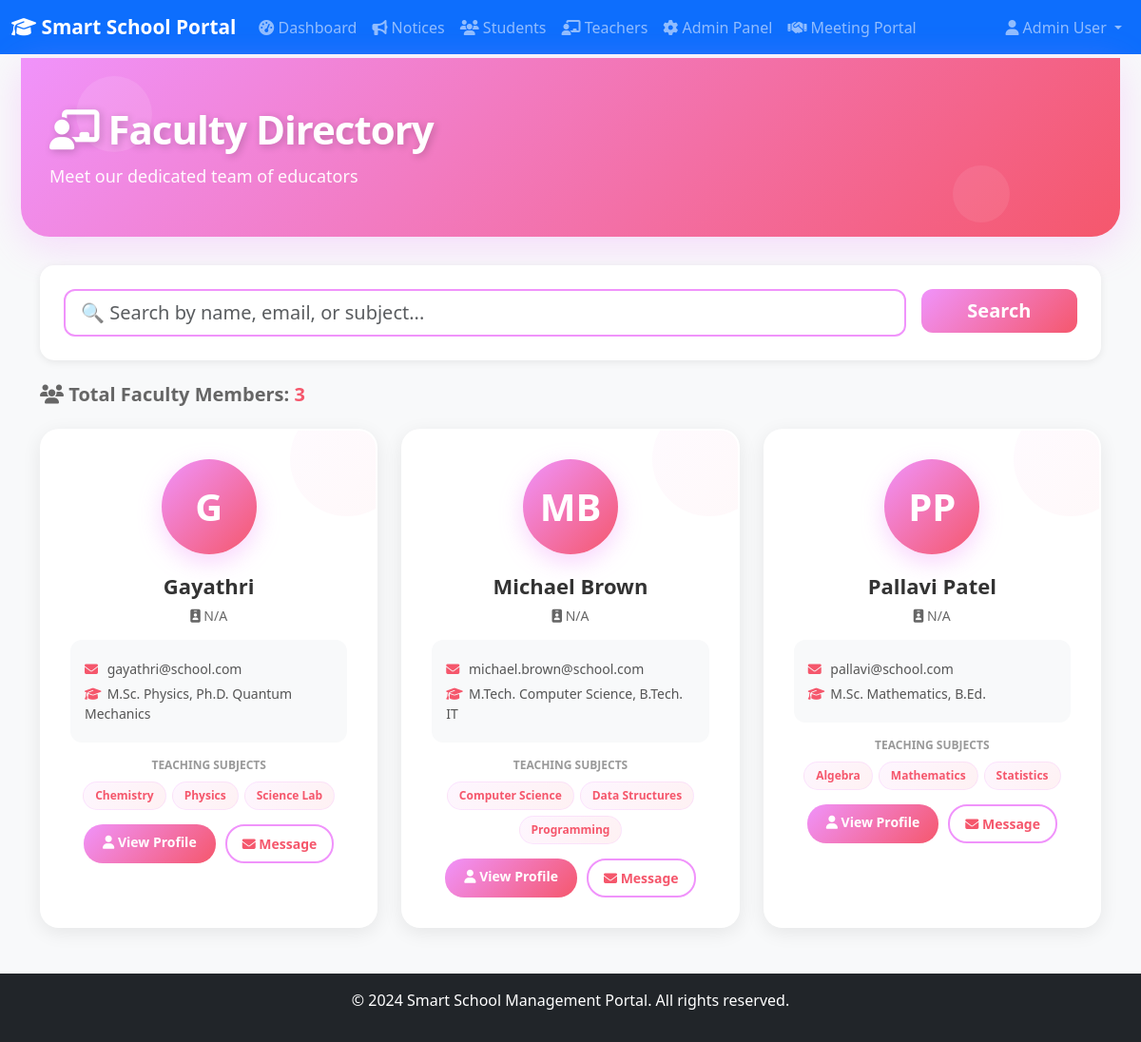
/teachers/ (signed in), run on the app's committed database.
### school/models.py (models this page shows, shortened)
class User(AbstractUser):
    ROLE_CHOICES = (
        ('admin', 'Admin'),
        ('teacher', 'Teacher'),
        ('student', 'Student'),
    )
    role = models.CharField(
        max_length=20,
        choices=ROLE_CHOICES,
        help_text="User role in the system"
    )
    phone = models.CharField(max_length=20, blank=True, null=True)
    address = models.TextField(blank=True, null=True)
    date_of_birth = models.DateField(blank=True, null=True)
    profile_picture = models.ImageField(
        upload_to='profile_pictures/',
        blank=True,
        null=True
    )
    class Meta:
        verbose_name = 'User'
        verbose_name_plural = 'Users'
        ordering = ['username']
    def get_full_name(self):
        full_name = f"{self.first_name} {self.last_name}".strip()
        return full_name if full_name else self.username

class Teacher(models.Model):
    user = models.OneToOneField(
        User,
        on_delete=models.CASCADE,
        related_name='teacher_profile'
    )
    subjects = models.ManyToManyField(
        Subject,
        blank=True,
        related_name='teachers'
    )
    qualification = models.CharField(max_length=200, blank=True, null=True)
    experience_years = models.IntegerField(
        default=0,
        validators=[MinValueValidator(0)]
    )
    joining_date = models.DateField(default=timezone.now)
    is_active = models.BooleanField(default=True)
    class Meta:
        verbose_name = 'Teacher'
        verbose_name_plural = 'Teachers'
        ordering = ['user__first_name', 'user__last_name']

class Subject(models.Model):
    name = models.CharField(
        max_length=100,
        unique=True,
        help_text="Subject name"
    )
    code = models.CharField(
        max_length=20,
        blank=True,
        null=True,
        unique=True,
        help_text="Subject code (e.g., MATH101)"
    )
    description = models.TextField(blank=True, null=True)
    created_at = models.DateTimeField(default=timezone.now)
    class Meta:
        verbose_name = 'Subject'
        verbose_name_plural = 'Subjects'
        ordering = ['name']

### school/views.py (the view, shortened to what this page needs)
# urls.py: path('teachers/', views.teacher_list, name='teacher_list'),
@login_required
def teacher_list(request):
    teachers = Teacher.objects.select_related('user').prefetch_related('subjects').filter(is_active=True)
    search_query = request.GET.get('search', '')
    return render(request, 'school/teacher_list.html', {
        'teachers': teachers,
        'search_query': search_query
    })

### templates/school/teacher_list.html (shortened to what this page needs)
{% extends 'base.html' %}
{% block content %}
<div style="position: relative; margin: -20px -20px 30px -20px; padding: 40px 30px; background: linear-gradient(135deg, #f093fb 0%, #f5576c 100%); border-radius: 0 0 30px 30px; overflow: hidden; box-shadow: 0 10px 40px rgba(240, 147, 251, 0.3);">
    <div style="position: absolute; top: 0; left: 0; width: 100%; height: 100%; overflow: hidden;">
        <div style="position: absolute; width: 80px; height: 80px; background: rgba(255,255,255,0.1); border-radius: 50%; top: 10%; left: 5%; animation: float-particle 15s ease-in-out infinite;"></div>
        <div style="position: absolute; width: 60px; height: 60px; background: rgba(255,255,255,0.08); border-radius: 50%; top: 60%; right: 10%; animation: float-particle 12s ease-in-out infinite 2s;"></div>
    </div>
    <div style="position: relative; z-index: 10; color: white;">
        <h2 style="font-size: 42px; font-weight: 800; margin: 10px 0; text-shadow: 2px 2px 8px rgba(0,0,0,0.2); letter-spacing: -1px;">
            <i class="fas fa-chalkboard-teacher"></i> Faculty Directory
        </h2>
        <p style="font-size: 18px; opacity: 0.95; margin: 10px 0;">
            Meet our dedicated team of educators
        </p>
    </div>
</div>
<div class="row mb-4">
    <div class="col-md-12">
        <div class="card border-0 shadow-sm" style="border-radius: 15px;">
            <div class="card-body" style="padding: 25px;">
                <form method="get" class="row g-3">
                    <div class="col-md-10">
                        <input type="text" name="search" class="form-control form-control-lg" placeholder="🔍 Search by name, email, or subject..." value="{{ search_query }}" style="border-radius: 12px; border: 2px solid #f093fb;">
                    </div>
                    <div class="col-md-2">
                        <button type="submit" class="btn btn-lg w-100" style="background: linear-gradient(135deg, #f093fb 0%, #f5576c 100%); color: white; border: none; border-radius: 12px; font-weight: 700;">
                            Search
                        </button>
                    </div>
                </form>
            </div>
        </div>
    </div>
</div>
<div class="mb-4">
    <h5 style="font-weight: 700; color: #666;">
        <i class="fas fa-users"></i> Total Faculty Members: <span style="color: #f5576c;">{{ teachers.count }}</span>
    </h5>
</div>
{% if teachers %}
    <div style="display: grid; grid-template-columns: repeat(auto-fill, minmax(320px, 1fr)); gap: 25px;">
        {% for teacher in teachers %}
            <div class="teacher-card" style="background: white; border-radius: 20px; padding: 30px; box-shadow: 0 5px 20px rgba(0,0,0,0.08); position: relative; overflow: hidden; transition: all 0.3s; border: 2px solid transparent;" onmouseover="this.style.transform='translateY(-8px)'; this.style.boxShadow='0 12px 35px rgba(240, 147, 251, 0.3)'; this.style.borderColor='#f093fb';" onmouseout="this.style.transform='translateY(0)'; this.style.boxShadow='0 5px 20px rgba(0,0,0,0.08)'; this.style.borderColor='transparent';">
                <div style="position: absolute; top: -30px; right: -30px; width: 120px; height: 120px; background: linear-gradient(135deg, #f093fb15 0%, #f5576c15 100%); border-radius: 50%; opacity: 0.5;"></div>
                <div style="position: relative; z-index: 10;">
                    <div style="width: 100px; height: 100px; margin: 0 auto 20px auto; border-radius: 50%; background: linear-gradient(135deg, #f093fb 0%, #f5576c 100%); display: flex; align-items: center; justify-content: center; color: white; font-size: 40px; font-weight: 800; box-shadow: 0 8px 25px rgba(240, 147, 251, 0.4);">
                        {% if teacher.user.first_name %}
                            {{ teacher.user.first_name|slice:":1"|upper }}{{ teacher.user.last_name|slice:":1"|upper }}
                        {% else %}
                            {{ teacher.user.username|slice:":2"|upper }}
                        {% endif %}
                    </div>
                    <div style="text-align: center;">
                        <h5 style="font-size: 22px; font-weight: 800; color: #333; margin-bottom: 8px;">
                            {{ teacher.user.get_full_name|default:teacher.user.username }}
                        </h5>
                        <p style="color: #666; font-size: 14px; margin-bottom: 15px;">
                            <i class="fas fa-id-badge"></i> {{ teacher.employee_id|default:"N/A" }}
                        </p>
                        <div style="background: #f8f9fa; padding: 15px; border-radius: 12px; margin-bottom: 15px; text-align: left;">
                            <p style="font-size: 14px; margin: 5px 0; color: #555;">
                                <i class="fas fa-envelope" style="color: #f5576c; width: 20px;"></i> {{ teacher.user.email }}
                            </p>
                            {% if teacher.qualification %}
                                <p style="font-size: 14px; margin: 5px 0; color: #555;">
                                    <i class="fas fa-graduation-cap" style="color: #f5576c; width: 20px;"></i> {{ teacher.qualification }}
                                </p>
                            {% endif %}
                        </div>
                        <div style="margin-bottom: 15px;">
                            <p style="font-size: 12px; font-weight: 700; color: #999; text-transform: uppercase; margin-bottom: 8px;">Teaching Subjects</p>
                            <div style="display: flex; flex-wrap: wrap; gap: 6px; justify-content: center;">
                                {% for subject in teacher.subjects.all %}
                                    <span style="background: linear-gradient(135deg, #f093fb15 0%, #f5576c15 100%); color: #f5576c; padding: 5px 12px; border-radius: 15px; font-size: 12px; font-weight: 600; border: 1px solid #f093fb30;">
                                        {{ subject.name }}
                                    </span>
                                {% empty %}
                                    <span style="color: #999; font-size: 12px;">No subjects assigned</span>
                                {% endfor %}
                            </div>
                        </div>
                        <div style="display: flex; gap: 10px; justify-content: center;">
                            <a href="{% url 'teacher_detail' teacher.pk %}" class="btn btn-sm" style="background: linear-gradient(135deg, #f093fb 0%, #f5576c 100%); color: white; border: none; border-radius: 20px; padding: 8px 20px; font-weight: 700; transition: all 0.3s;" onmouseover="this.style.transform='scale(1.05)'; this.style.boxShadow='0 5px 15px rgba(240, 147, 251, 0.4)';" onmouseout="this.style.transform='scale(1)'; this.style.boxShadow='none';">
                                <i class="fas fa-user"></i> View Profile
                            </a>
                            {% if user.is_authenticated and user != teacher.user %}
                                <a href="{% url 'send_message' %}?recipient={{ teacher.user.pk }}" class="btn btn-sm" style="background: white; color: #f5576c; border: 2px solid #f093fb; border-radius: 20px; padding: 8px 16px; font-weight: 700; transition: all 0.3s; text-decoration: none;" onmouseover="this.style.background='#f093fb15';" onmouseout="this.style.background='white';">
                                    <i class="fas fa-envelope"></i> Message
                                </a>
                            {% endif %}
                        </div>
                    </div>
                </div>
            </div>
        {% endfor %}
    </div>
{% endif %}
{% endblock %}

### templates/base.html (shortened to what this page needs)
<!DOCTYPE html>
<html lang="en">
<head>
    <link href="https://cdn.jsdelivr.net/npm/bootstrap@5.3.0/dist/css/bootstrap.min.css" rel="stylesheet">
    <link rel="stylesheet" href="https://cdnjs.cloudflare.com/ajax/libs/font-awesome/6.4.0/css/all.min.css">
    {% load static %}
    <link rel="stylesheet" href="{% static 'css/style.css' %}">
</head>
<body>
    <nav class="navbar navbar-expand-lg navbar-dark bg-primary">
        <div class="container-fluid">
            <a class="navbar-brand" href="{% url 'home' %}">
                <i class="fas fa-graduation-cap"></i> Smart School Portal
            </a>
            <div class="collapse navbar-collapse" id="navbarNav">
                <ul class="navbar-nav me-auto">
                    {% if user.is_authenticated %}
                        <li class="nav-item">
                            <a class="nav-link" href="{% url 'dashboard' %}">
                                <i class="fas fa-tachometer-alt"></i> Dashboard
                            </a>
                        </li>
                        <li class="nav-item">
                            <a class="nav-link" href="{% url 'notice_list' %}">
                                <i class="fas fa-bullhorn"></i> Notices
                            </a>
                        </li>
                        {% if user.role == 'student' %}
                            <li class="nav-item">
                                <a class="nav-link" href="{% url 'assignment_list' %}">
                                    <i class="fas fa-tasks"></i> Assignments
                                </a>
                            </li>
                            <li class="nav-item">
                                <a class="nav-link" href="{% url 'result_list' %}">
                                    <i class="fas fa-chart-line"></i> Results
                                </a>
                            </li>
                        {% elif user.role == 'admin' or user.is_staff %}
                            <li class="nav-item">
                                <a class="nav-link" href="{% url 'student_list' %}">
                                    <i class="fas fa-users"></i> Students
                                </a>
                            </li>
                            <li class="nav-item">
                                <a class="nav-link" href="{% url 'teacher_list' %}">
                                    <i class="fas fa-chalkboard-teacher"></i> Teachers
                                </a>
                            </li>
                            <li class="nav-item">
                                <a class="nav-link" href="/admin/">
                                    <i class="fas fa-cog"></i> Admin Panel
                                </a>
                            </li>
                            <li class="nav-item">
                                <a class="nav-link" href="{% url 'meeting_portal' %}">
                                    <i class="fas fa-handshake"></i> Meeting Portal
                                </a>
                            </li>
                        {% endif %}
                    {% endif %}
                </ul>
                <ul class="navbar-nav">
                    {% if user.is_authenticated %}
                        <li class="nav-item dropdown">
                            <a class="nav-link dropdown-toggle" href="#" id="navbarDropdown" role="button" data-bs-toggle="dropdown">
                                <i class="fas fa-user"></i> {{ user.get_full_name|default:user.username }}
                            </a>
                        </li>
                    {% endif %}
                </ul>
            </div>
        </div>
    </nav>
    <main class="container my-4">
        {% block content %}{% endblock %}
    </main>
    <footer class="bg-dark text-white text-center py-3 mt-5">
        <div class="container">
            <p>&copy; 2024 Smart School Management Portal. All rights reserved.</p>
        </div>
    </footer>
</body>
</html>

### static/css/style.css (style rules this page uses)
:root { --primary-color: #0d6efd; --secondary-color: #6c757d; --success-color: #198754; --danger-color: #dc3545; --warning-color: #ffc107; --info-color: #0dcaf0; }
body { font-family: 'Segoe UI', Tahoma, Geneva, Verdana, sans-serif; background-color: #f8f9fa; }
.navbar-brand { font-weight: bold; font-size: 1.3rem; }
.card { border-radius: 15px; box-shadow: 0 4px 6px rgba(0,0,0,0.1); transition: transform 0.3s, box-shadow 0.3s; overflow: hidden; }
.shadow-sm { box-shadow: 0 2px 8px rgba(0,0,0,0.08) !important; }
.btn { border-radius: 5px; transition: all 0.3s ease; }
footer { margin-top: auto; }
.container { animation: fadeIn 0.5s ease-in; }
.fas, .far, .fab { transition: all 0.3s ease; }

### templates/school/teacher_list.html (style rules this page uses)
.teacher-card { animation: slideInUp 0.5s ease-out; }
.teacher-card:nth-child(1) { animation-delay: 0.1s; }
.teacher-card:nth-child(2) { animation-delay: 0.2s; }
.teacher-card:nth-child(3) { animation-delay: 0.3s; }

### data on the page
User: get_full_name "Admin User"
Teacher: user.first_name "G", user.get_full_name "Gayathri", employee_id "N/A", user.email "gayathri@school.com", qualification "M.Sc. Physics, Ph.D. Quantum Mechanics"
Subject: name "Chemistry"
Subject: name "Physics"
Subject: name "Science Lab"
Teacher: user.first_name "M", user.last_name "B", user.get_full_name "Michael Brown", employee_id "N/A", user.email "michael.brown@school.com", qualification "M.Tech. Computer Science, B.Tech. IT"
Subject: name "Computer Science"
Subject: name "Data Structures"
Subject: name "Programming"
Teacher: user.first_name "P", user.last_name "P", user.get_full_name "Pallavi Patel", employee_id "N/A", user.email "pallavi@school.com", qualification "M.Sc. Mathematics, B.Ed."
Subject: name "Algebra"
Subject: name "Mathematics"
Subject: name "Statistics"

### other printed values
{{ teachers.count }} "3"
